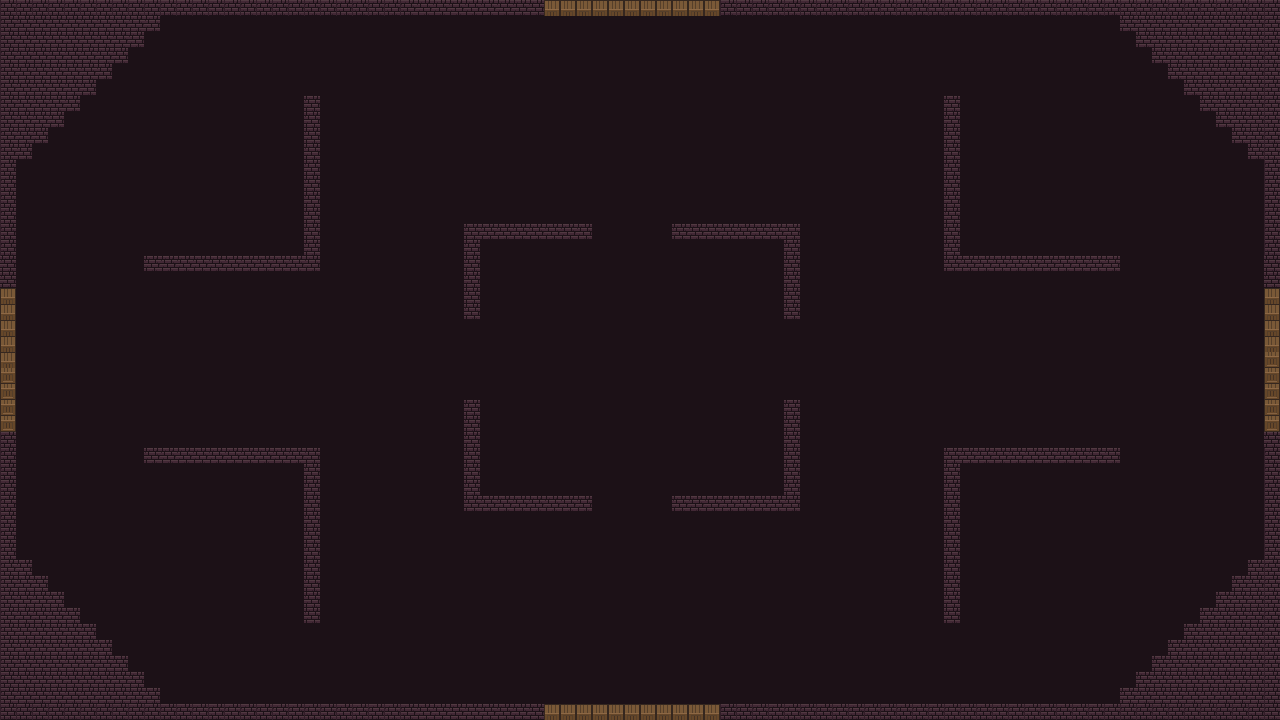

Rendered tile map (Tiled .tmx) drawn with the repository's tilesets; below, a short description and the map source with its tile grids summarised:
An orthogonal 80x45 tile map with 16x16 px tiles, 1 tile layer (Tile Layer 1), 3 tilesets and 64 objects (60x wall, 4x door).

<map version="1.5" tiledversion="1.7.0" orientation="orthogonal" renderorder="right-down" compressionlevel="0" width="80" height="45" tilewidth="16" tileheight="16" infinite="0" nextlayerid="7" nextobjectid="93">
 <tileset firstgid="1" name="Wall" tilewidth="16" tileheight="16" tilecount="1020" columns="20">
  <image source="Wall.png" width="320" height="816" />
 </tileset>
 <tileset firstgid="1021" name="Floor" tilewidth="16" tileheight="16" tilecount="819" columns="21">
  <image source="Floor.png" width="336" height="624" />
 </tileset>
 <tileset firstgid="1840" name="DungeonSet" tilewidth="16" tileheight="16" tilecount="256" columns="16">
  <image source="0x72_16x16DungeonTileset.v3.png" width="256" height="256" />
 </tileset>
 <layer id="1" name="Tile Layer 1" width="80" height="45">
  <data>[3600 cells, 3600 non-empty, 5 distinct tile ids]</data>
 </layer>
 <objectgroup id="2" name="Object Layer 1">
  <object id="8" type="wall" x="0" y="432" width="16" height="288" />
  <object id="10" type="wall" x="0" y="0" width="544" height="16" />
  <object id="11" type="wall" x="720" y="704" width="560" height="16" />
  <object id="12" type="wall" x="1264" y="432" width="16" height="288" />
  <object id="23" type="wall" x="0" y="0" width="16" height="288" />
  <object id="25" type="wall" x="1264" y="0" width="16" height="288" />
  <object id="26" type="wall" x="0" y="704" width="544" height="16" />
  <object id="27" type="wall" x="720" y="0" width="560" height="16" />
  <object id="28" type="door" x="544" y="704" width="176" height="16">
   <properties>
    <property name="currRoom" value="MiddleFromDefault.tmx" />
    <property name="nextRoom" value="DeadEnd1.tmx" />
    <property name="side" value="bottom" />
   </properties>
  </object>
  <object id="31" type="door" x="544" y="0" width="176" height="16">
   <properties>
    <property name="currRoom" value="MiddleFromDefault.tmx" />
    <property name="nextRoom" value="DeadEnd1.tmx" />
    <property name="side" value="top" />
   </properties>
  </object>
  <object id="32" type="door" x="0" y="288" width="16" height="144">
   <properties>
    <property name="currRoom" value="MiddleFromDefault.tmx" />
    <property name="nextRoom" value="DeadEnd1.tmx" />
    <property name="side" value="left" />
   </properties>
  </object>
  <object id="34" type="door" x="1264" y="288" width="16" height="144">
   <properties>
    <property name="currRoom" value="MiddleFromDefault.tmx" />
    <property name="nextRoom" value="DeadEnd1.tmx" />
    <property name="side" value="right" />
   </properties>
  </object>
  <object id="35" type="wall" x="1120" y="688" width="144" height="16" />
  <object id="36" type="wall" x="1136" y="672" width="128" height="16" />
  <object id="37" type="wall" x="1152" y="656" width="112" height="16" />
  <object id="38" type="wall" x="1168" y="640" width="96" height="16" />
  <object id="39" type="wall" x="1184" y="624" width="80" height="16" />
  <object id="40" type="wall" x="1200" y="608" width="64" height="16" />
  <object id="42" type="wall" x="1232" y="576" width="32" height="16" />
  <object id="43" type="wall" x="1216" y="592" width="48" height="16" />
  <object id="44" type="wall" x="1248" y="560" width="16" height="16" />
  <object id="45" type="wall" x="1120" y="16" width="144" height="16" />
  <object id="46" type="wall" x="1136" y="32" width="128" height="16" />
  <object id="47" type="wall" x="1152" y="48" width="112" height="16" />
  <object id="48" type="wall" x="1168" y="64" width="96" height="16" />
  <object id="49" type="wall" x="1184" y="80" width="80" height="16" />
  <object id="50" type="wall" x="1200" y="96" width="64" height="16" />
  <object id="51" type="wall" x="1216" y="112" width="48" height="16" />
  <object id="52" type="wall" x="1232" y="128" width="32" height="16" />
  <object id="53" type="wall" x="1248" y="144" width="16" height="16" />
  <object id="54" type="wall" x="16" y="16" width="144" height="16" />
  <object id="55" type="wall" x="16" y="32" width="128" height="16" />
  <object id="56" type="wall" x="16" y="48" width="112" height="16" />
  <object id="57" type="wall" x="16" y="64" width="96" height="16" />
  <object id="58" type="wall" x="16" y="80" width="80" height="16" />
  <object id="59" type="wall" x="16" y="96" width="64" height="16" />
  <object id="60" type="wall" x="16" y="112" width="48" height="16" />
  <object id="61" type="wall" x="16" y="128" width="32" height="16" />
  <object id="62" type="wall" x="16" y="144" width="16" height="16" />
  <object id="63" type="wall" x="16" y="560" width="16" height="16" />
  <object id="64" type="wall" x="16" y="576" width="32" height="16" />
  <object id="66" type="wall" x="16" y="592" width="48" height="16" />
  <object id="67" type="wall" x="16" y="608" width="64" height="16" />
  <object id="68" type="wall" x="16" y="624" width="80" height="16" />
  <object id="69" type="wall" x="16" y="640" width="96" height="16" />
  <object id="70" type="wall" x="16" y="656" width="112" height="16" />
  <object id="71" type="wall" x="16" y="672" width="128" height="16" />
  <object id="72" type="wall" x="16" y="688" width="144" height="16" />
  <object id="74" type="wall" x="464" y="224" width="16" height="96" />
  <object id="75" type="wall" x="480" y="224" width="112" height="16" />
  <object id="77" type="wall" x="672" y="224" width="128" height="16" />
  <object id="78" type="wall" x="784" y="240" width="16" height="80" />
  <object id="79" type="wall" x="784" y="400" width="16" height="112" />
  <object id="80" type="wall" x="672" y="496" width="112" height="16" />
  <object id="81" type="wall" x="464" y="400" width="16" height="112" />
  <object id="82" type="wall" x="480" y="496" width="112" height="16" />
  <object id="84" type="wall" x="304" y="96" width="16" height="176" />
  <object id="85" type="wall" x="144" y="256" width="160" height="16" />
  <object id="86" type="wall" x="144" y="448" width="176" height="16" />
  <object id="87" type="wall" x="304" y="464" width="16" height="160" />
  <object id="88" type="wall" x="944" y="448" width="176" height="16" />
  <object id="89" type="wall" x="944" y="464" width="16" height="160" />
  <object id="90" type="wall" x="944" y="96" width="16" height="176" />
  <object id="91" type="wall" x="960" y="256" width="160" height="16" />
 </objectgroup>
</map>
